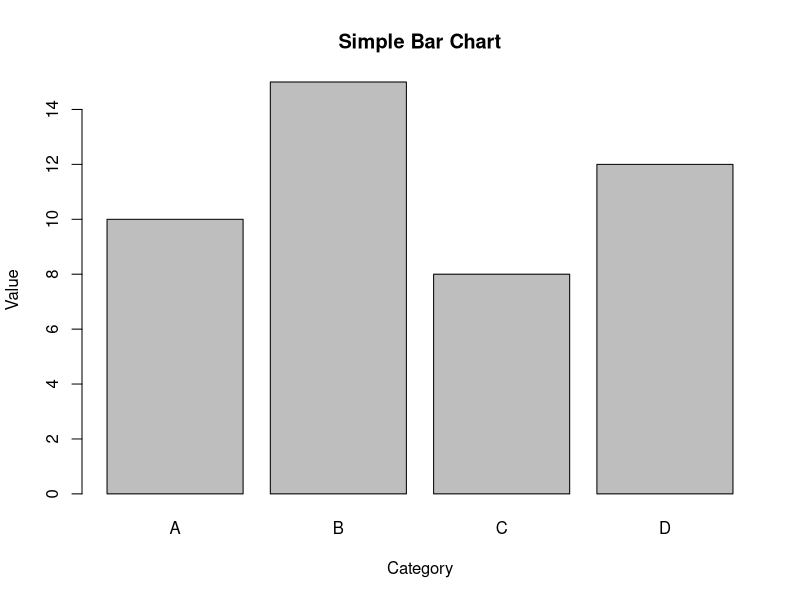

Write R code to recreate this figure.
# 生成示例数据
categories <- c("A", "B", "C", "D")
values <- c(10, 15, 8, 12)

# 创建绘图目录
dir.create("plots", showWarnings = FALSE)

# 绘制柱状图
png(filename = "plots/barplot.png", width = 800, height = 600)
barplot(values, names.arg = categories, main = "Simple Bar Chart", xlab = "Category", ylab = "Value")
dev.off()

cat("Bar chart saved as plots/barplot.png\n")
